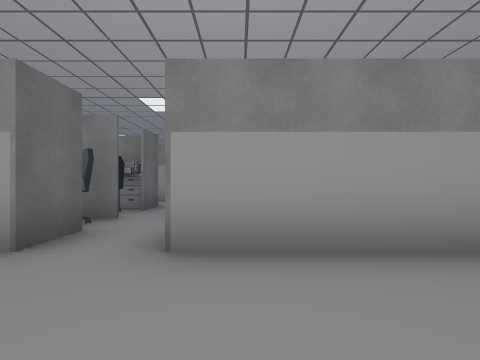
[1] (above)

24 first-person views from a walk through a 3-D level made in the Unity game engine. The camera is 1.3 m above the floor, looks level and sees 85° across. The floor is counted in squares, 2 m on a side. Each view is taken from the middle of a square. On the plan, view 1 faces up. The plan holds only what a view shows up to about 9 squares ahead; the rest is blank. The place goes on beyond the plan. Door leaves are left out, so doorways stand open. Some surface patterns are stand-ins.

[2]
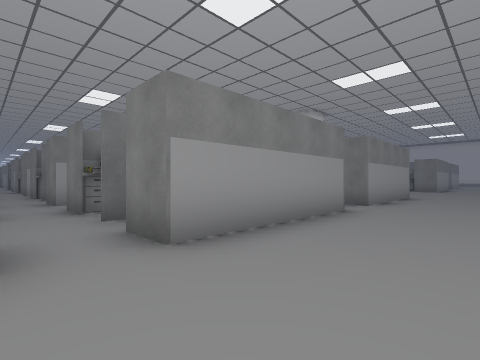

[3]
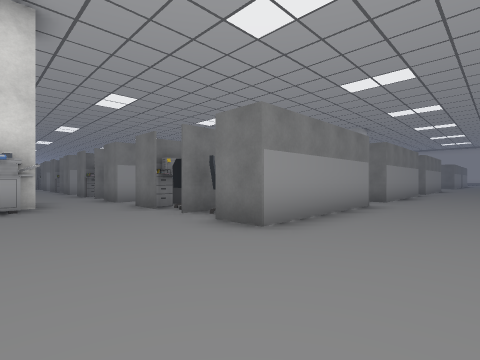

[4]
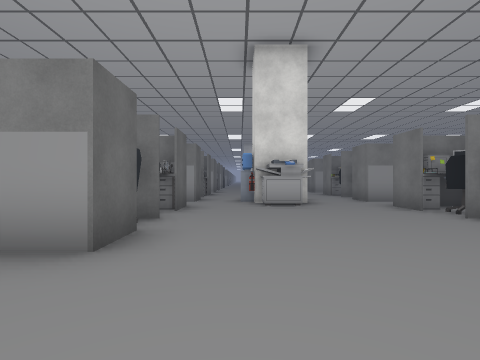

[5]
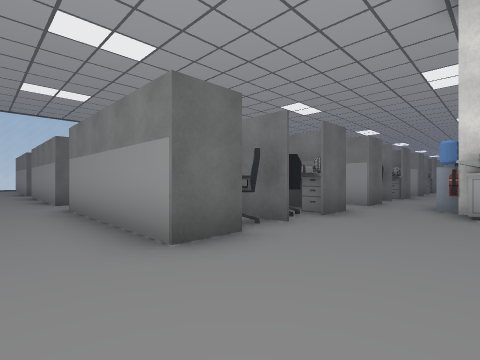

[6]
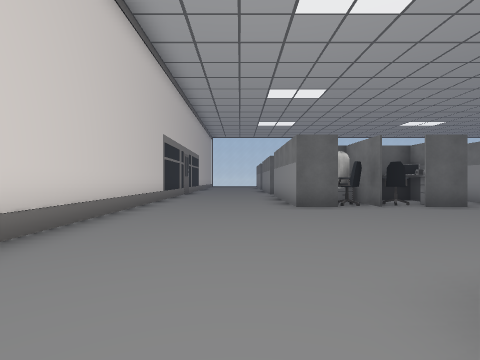

[7]
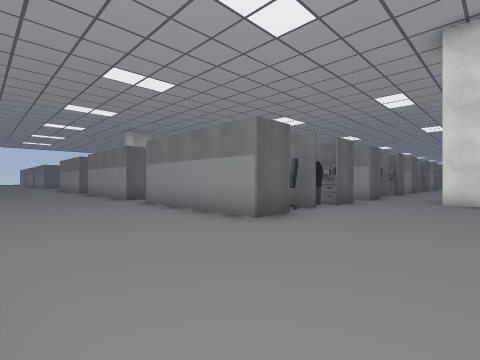

[8]
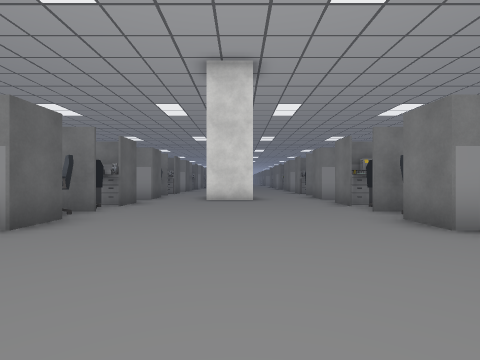

[9]
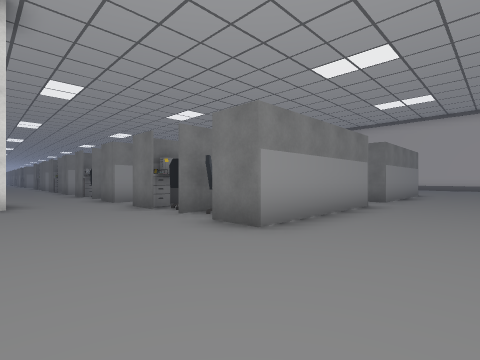

[10]
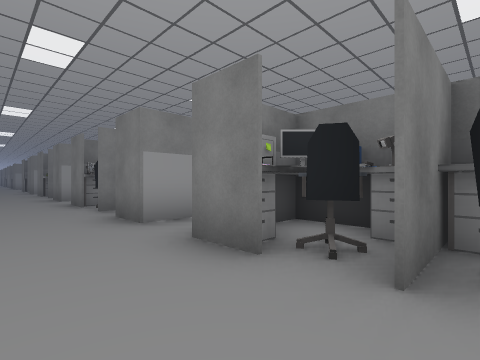

[11]
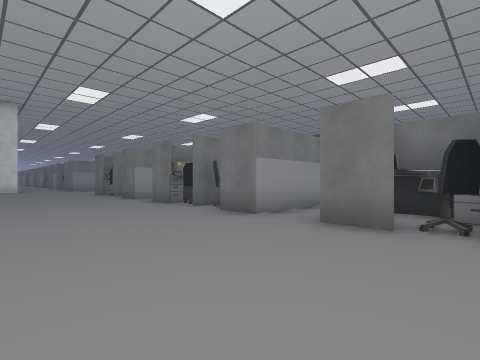

[12]
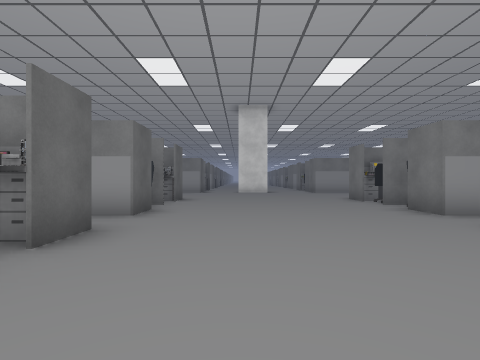

[13]
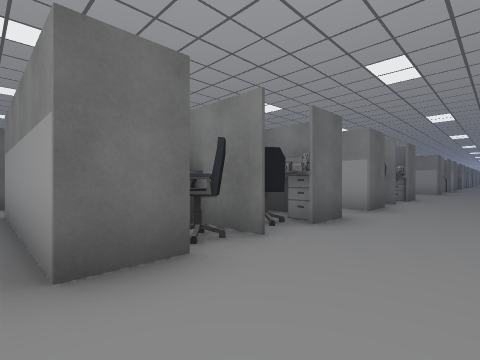

[14]
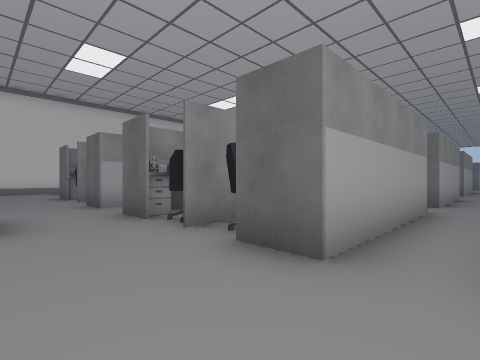

[15]
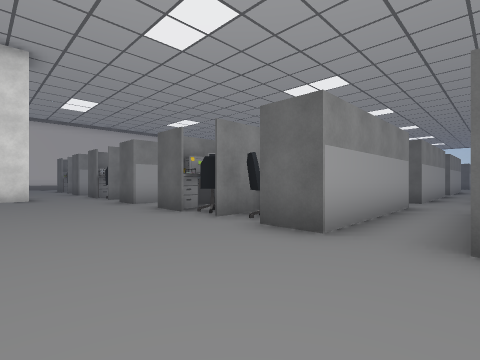

[16]
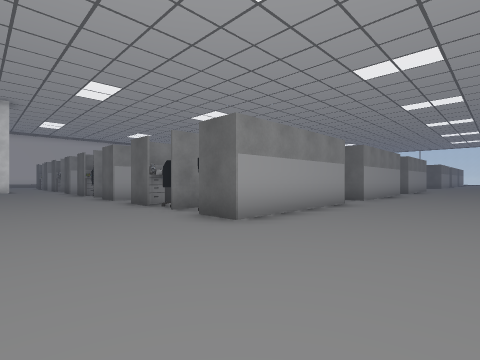

[17]
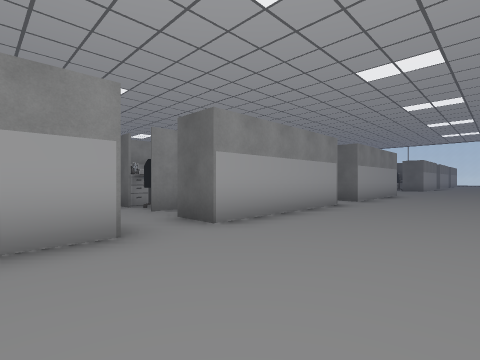

[18]
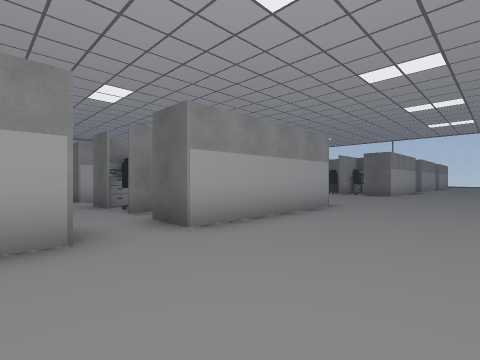

[19]
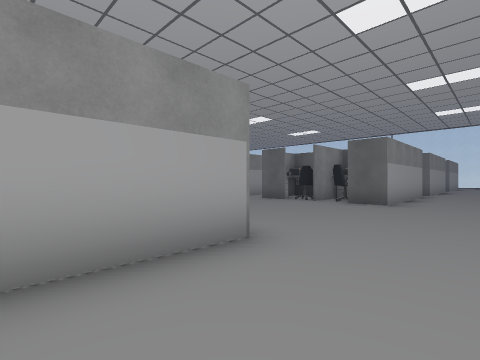

[20]
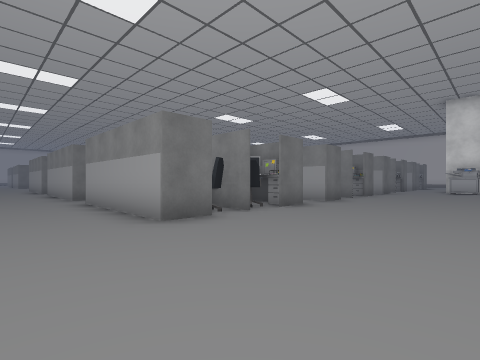

[21]
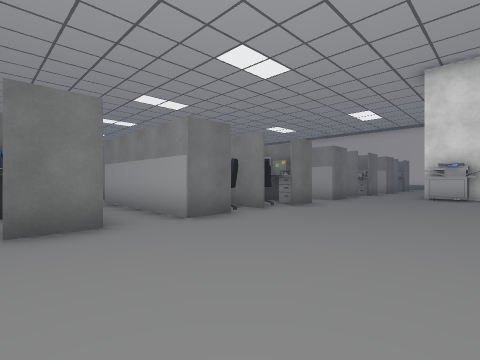

[22]
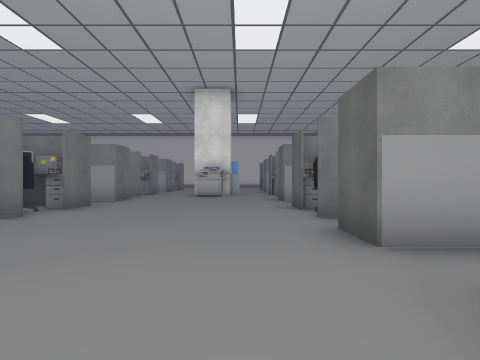

[23]
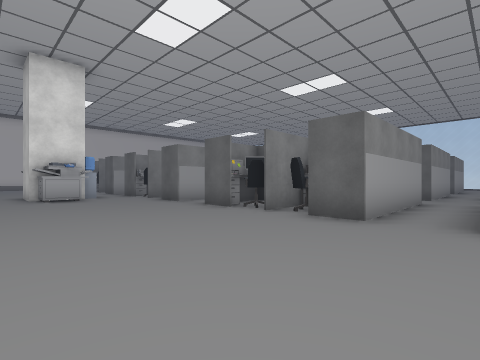

[24]
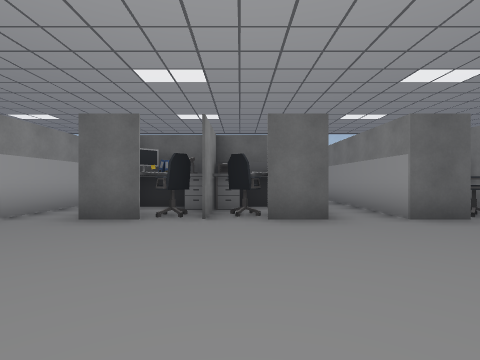

### Floor plan
Key: @ floor where view 1 was taken; # wall or solid block; . floor; O other object.
Columns run from 14 left of view 1 to 21 right of it. Each row starts with its distance up from view 1.
 26      ......................
 25  ..........................
 24 ...........................
 23 OOO.....#OOO#.OOOO.#OOO#.....#OO
 22 OOO.....OOO #. OO .  OOO.....OOO
 21  O#.....##  .. O #.   ##.....#
 20 OOO.....OOOOO.  OO.   OO..... OO
 19 OOO.....#OOO#   OO    O#.....#OO
 18 .............  ...............
 17 OOO.....OOOO  OOOO.OOOO#.....OO
 16 OOO.....OOO    OO    OO......OO
 15  OO.....OO           OOO.....OOO
 14   O.....OO         OOOO#.....OOOO
 13   .......       ................
 12 OOO.....#OO  .OOOO.#OOO#.....#OO
 11 OO ..... OO  . OO    OOO.....#OO
 10   #.....     .#       ##.....O#
  9   O. O#.  O  . O      OO.##.. O
  8   OOO##.#OOO#.OO      O#.##..#O
  7   ...O...   ..         .......
  6   O.....OOOO..OO     OO#.....OO
  5   O.....OOOO.. O     OO......OO
  4 OOOO....OOOOO. OO    OOO.....OOO
  3 OOO.....OOOO#.OOOO.OOOO#.....OOOO#.O
  2 ....................................
  1 ....................................
  0 ..............@.....................
 -1 ........         ..........
 -2 #######

Where each view was taken, in squares from view 1:
view 1: 0 up, 0 right, facing up
view 2: 0 up, 2 left, facing up-right
view 3: 0 up, 9 left, facing up-right
view 4: 0 up, 10 left, facing up
view 5: 1 up, 9 left, facing up-left
view 6: 1 up, 5 left, facing left
view 7: 1 down, 12 right, facing up-left
view 8: 1 down, 12 right, facing up
view 9: 0 up, 12 right, facing up-right
view 10: 4 up, 13 right, facing up-right
view 11: 10 up, 11 right, facing up-right
view 12: 14 up, 11 right, facing up
view 13: 13 up, 11 right, facing up-left
view 14: 13 up, 11 right, facing down-left
view 15: 19 up, 12 right, facing down-left
view 16: 26 up, 12 right, facing down-left
view 17: 26 up, 6 right, facing down-left
view 18: 26 up, 0 right, facing down-left
view 19: 25 up, 4 left, facing down-left
view 20: 25 up, 10 left, facing down-right
view 21: 20 up, 10 left, facing down-right
view 22: 20 up, 10 left, facing down
view 23: 19 up, 7 left, facing down-left
view 24: 16 up, 7 left, facing left
